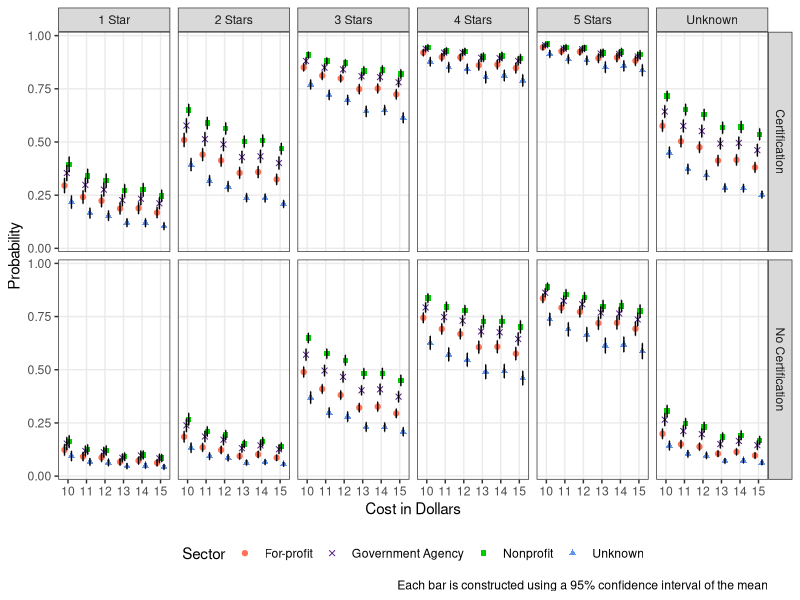

The R source for this figure:

getwd()
setwd()

require(dplyr)
require(ggplot2)
require(tidyr)
require(scales)
require(readxl)
require(RColorBrewer)

PurchProbHealth <- read_excel("Health_Long_Results.xlsx")


health <- PurchProbHealth %>% 
  filter(`cost ($)` >= 10)

# Dot Plot chart ci bars
D <- ggplot(health, aes(y = probability, x = `cost ($)`, 
                        color = Sector, shape = Sector)) + 
  geom_point(position = position_dodge(width = 0.5)) +
  geom_errorbar(aes(ymin=probability-ci, ymax=probability+ci), width=.1, color="black", position = position_dodge(width = 0.5)) +
  scale_shape_manual(values=c(19, 4, 15, 17))+
  #scale_fill_brewer(palette = "Set1") +
  scale_color_manual(values=c('coral1', "purple4", "green3", "cornflowerblue"))+
  scale_x_continuous(breaks = 10:15) +
  labs(color = "Sector", shape = "Sector", x = "Cost", y = "Probability", 
       caption="Each bar is constructed using a 95% confidence interval of the mean") +
  facet_wrap(vars(rating)) +
  theme_bw() +
  facet_grid(certification ~ rating) +
  theme(panel.grid.minor = element_blank(),
        legend.position = "bottom")

D + xlab("Cost in Dollars")
